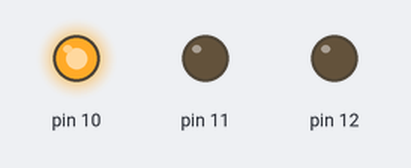
A sketch run on a simulated Arduino Uno, built with avr-gcc and run on an emulated ATmega328P. Parts: output pins drawn as LEDs (lit = HIGH). What the sketch prints to the serial monitor is not drawn.

Above: at 0.05 s.
At 0.45 s:
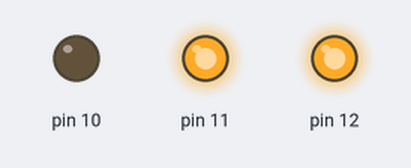
At 0.8 s:
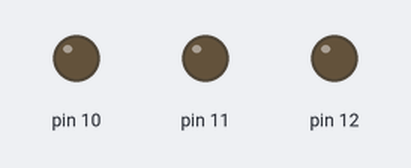
At 1.25 s:
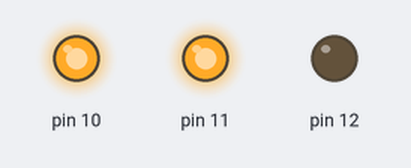
At 1.65 s:
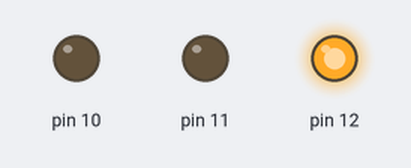
At 2.5 s:
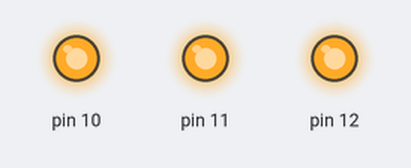
Timing chart, 0 to 3.0 s (numbered marks = the images above):
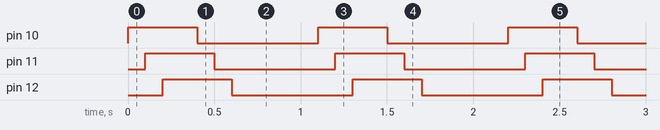

The sketch:

sim_led.ino
```cpp
//BLINKING LED
//program declaration
void setup(){

  Serial.begin(9600);
  pinMode(12,OUTPUT);
  pinMode(11,OUTPUT);
  pinMode(10,OUTPUT);
}

//main program

void loop(){

  //turning on the led
  digitalWrite(10, HIGH);
  Serial.print("red ON");
  delay(100);

   digitalWrite(11, HIGH);
  Serial.print("blue ON");
  delay(100);

  digitalWrite(12, HIGH);
  Serial.print("green ON");
  delay(100);

  digitalWrite(9, HIGH);
  Serial.print("green ON");
  delay(100);

  //turning off the led
  digitalWrite(10,LOW);
  Serial.print("red  OFF");
  delay(100);

  digitalWrite(11,LOW);
  Serial.print("blue OFF");
  delay(100);

   digitalWrite(12,LOW);
   Serial.print("green OFF");
   delay(100);

   digitalWrite(9,LOW);
   Serial.print("green OFF");
   delay(400);
}
```

Measured:
- by itself, pin 10–12: alternates HIGH for 0.40 s and LOW for 0.70 s
- by itself, everything shown: repeats every 1.1 s, in 6 steps
